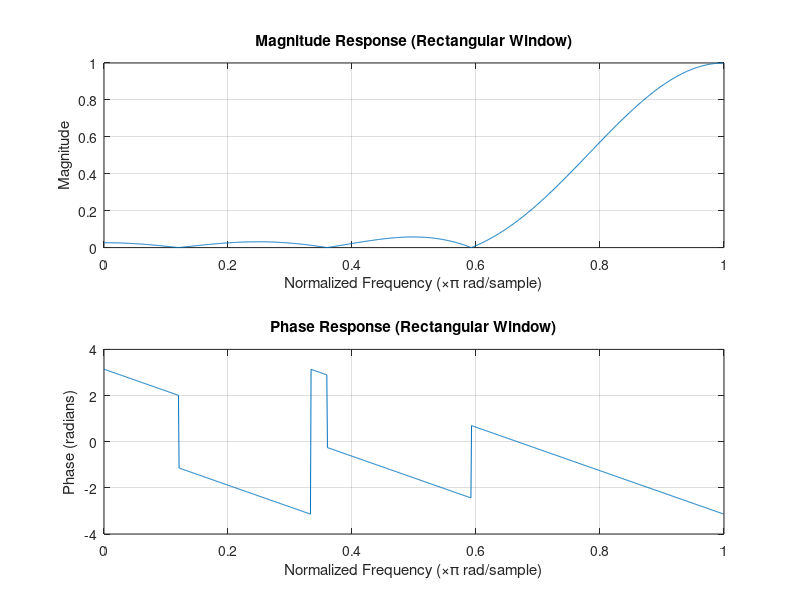
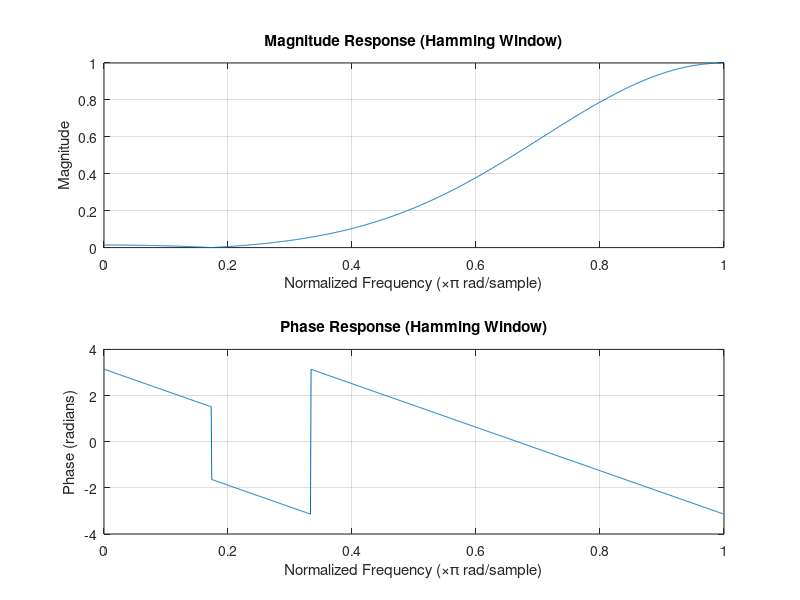
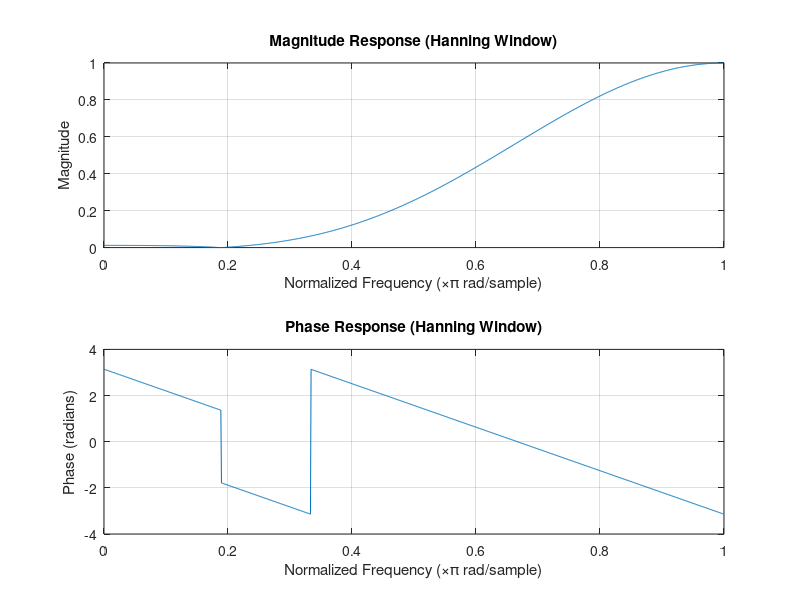

MATLAB code for these plots, in order:
clc;
clear all;
close all;

% Filter specifications
order = 6; % Since it is a 7th-order FIR filter, M = 7 (order = M-1)
cut_off = 3/4; % Normalized cut-off frequency (3π/4)

%Designing the Filter Using Rectangular Window
window_rect = rectwin(order + 1);
filter_rect = fir1(order, cut_off, 'high', window_rect);

% Frequency response analysis using freqz
[H_rect, w] = freqz(filter_rect, 1, 1024);

% Plotting the magnitude and phase response for Rectangular Window
figure;
subplot(2, 1, 1);
plot(w/pi, abs(H_rect));
title('Magnitude Response (Rectangular Window)');
xlabel('Normalized Frequency (\times\pi rad/sample)');
ylabel('Magnitude');
grid on;
subplot(2, 1, 2);
plot(w/pi, angle(H_rect));
title('Phase Response (Rectangular Window)');
xlabel('Normalized Frequency (\times\pi rad/sample)');
ylabel('Phase (radians)');
grid on;

% Display filter coefficients
disp('Filter Coefficients (Rectangular Window):');
disp(filter_rect);

%Designing the Filter Using Hamming Window
window_hamming = hamming(order + 1);
filter_hamming = fir1(order, cut_off, 'high', window_hamming);

% Frequency response analysis using freqz
[H_hamming, w] = freqz(filter_hamming, 1, 1024);

% Plotting the magnitude and phase response for Hamming Window
figure;
subplot(2, 1, 1);
plot(w/pi, abs(H_hamming));
title('Magnitude Response (Hamming Window)');
xlabel('Normalized Frequency (\times\pi rad/sample)');
ylabel('Magnitude');
grid on;
subplot(2, 1, 2);
plot(w/pi, angle(H_hamming));
title('Phase Response (Hamming Window)');
xlabel('Normalized Frequency (\times\pi rad/sample)');
ylabel('Phase (radians)');
grid on;

% Display filter coefficients
disp('Filter Coefficients (Hamming Window):');
disp(filter_hamming);

%Designing the Filter Using Hanning Window
window_hanning = hann(order + 1);
filter_hanning = fir1(order, cut_off, 'high', window_hanning);

% Frequency response analysis using freqz
[H_hanning, w] = freqz(filter_hanning, 1, 1024);

% Plotting the magnitude and phase response for Hanning Window
figure;
subplot(2, 1, 1);
plot(w/pi, abs(H_hanning));
title('Magnitude Response (Hanning Window)');
xlabel('Normalized Frequency (\times\pi rad/sample)');
ylabel('Magnitude');
grid on;
subplot(2, 1, 2);
plot(w/pi, angle(H_hanning));
title('Phase Response (Hanning Window)');
xlabel('Normalized Frequency (\times\pi rad/sample)');
ylabel('Phase (radians)');
grid on;

% Display filter coefficients
disp('Filter Coefficients (Hanning Window):');
disp(filter_hanning);
